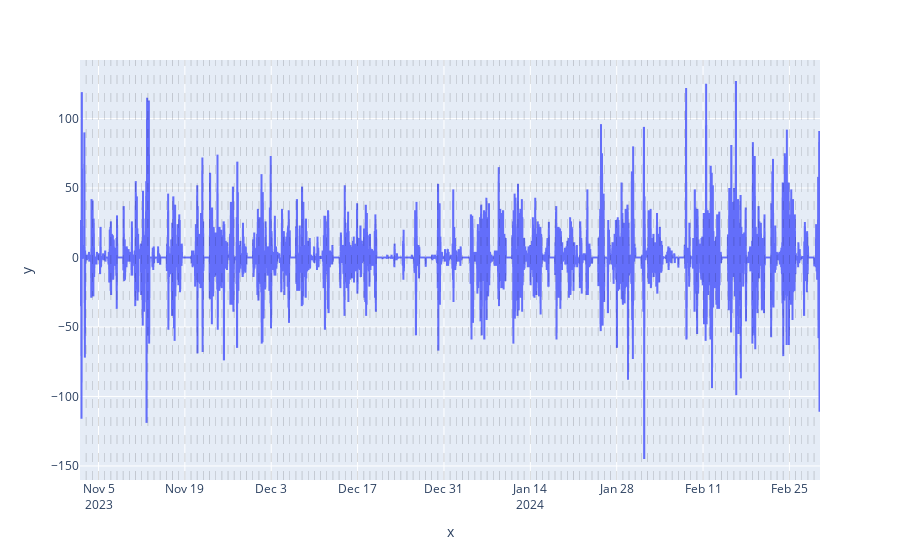

Notebook cell for this chart:
### Code cell
# Test the transform method

# Instanciate the Stationarizer
stationarizer = StationarizerTs(order = 2)

# Call the transform method, order = 2
gen_df_diff_2 = stationarizer.transform(gen_data_dt_peeled.interpolate())

# Plot the result
plot_time_serie(gen_df_diff_2,
                "",
                "value",
                dt_index = True)

### Figure 1 — Plotly figure (JSON) as saved in the notebook; plotly's stock layout.template omitted (floating-point values rounded to 4 significant figures; data arrays with more than 128 entries replaced by an {"elided": "..."} marker saying what was removed)
{"data": [{"hovertemplate": "x=%{x}<br>y=%{y}<extra></extra>", "legendgroup": "", "line": {"color": "#636efa", "dash": "solid"}, "marker": {"symbol": "circle"}, "mode": "lines", "name": "", "showlegend": false, "type": "scattergl", "x": {"elided": "2880 str values"}, "xaxis": "x", "y": {"elided": "2880 float values"}, "yaxis": "y"}], "layout": {"legend": {"tracegroupgap": 0}, "margin": {"t": 60}, "shapes": [{"line": {"color": "black", "dash": "dash", "width": 0.5}, "opacity": 0.3, "type": "line", "x0": "2023-11-03T00:00:00", "x1": "2023-11-03T00:00:00", "xref": "x", "y0": 0, "y1": 1, "yref": "y domain"}, {"line": {"color": "black", "dash": "dash", "width": 0.5}, "opacity": 0.3, "type": "line", "x0": "2023-11-04T00:00:00", "x1": "2023-11-04T00:00:00", "xref": "x", "y0": 0, "y1": 1, "yref": "y domain"}, {"line": {"color": "black", "dash": "dash", "width": 0.5}, "opacity": 0.3, "type": "line", "x0": "2023-11-05T00:00:00", "x1": "2023-11-05T00:00:00", "xref": "x", "y0": 0, "y1": 1, "yref": "y domain"}, {"line": {"color": "black", "dash": "dash", "width": 0.5}, "opacity": 0.3, "type": "line", "x0": "2023-11-06T00:00:00", "x1": "2023-11-06T00:00:00", "xref": "x", "y0": 0, "y1": 1, "yref": "y domain"}, {"line": {"color": "black", "dash": "dash", "width": 0.5}, "opacity": 0.3, "type": "line", "x0": "2023-11-07T00:00:00", "x1": "2023-11-07T00:00:00", "xref": "x", "y0": 0, "y1": 1, "yref": "y domain"}, {"line": {"color": "black", "dash": "dash", "width": 0.5}, "opacity": 0.3, "type": "line", "x0": "2023-11-08T00:00:00", "x1": "2023-11-08T00:00:00", "xref": "x", "y0": 0, "y1": 1, "yref": "y domain"}, {"line": {"color": "black", "dash": "dash", "width": 0.5}, "opacity": 0.3, "type": "line", "x0": "2023-11-09T00:00:00", "x1": "2023-11-09T00:00:00", "xref": "x", "y0": 0, "y1": 1, "yref": "y domain"}, {"line": {"color": "black", "dash": "dash", "width": 0.5}, "opacity": 0.3, "type": "line", "x0": "2023-11-10T00:00:00", "x1": "2023-11-10T00:00:00", "xref": "x", "y0": 0, "y1": 1, "yref": "y domain"}, {"line": {"color": "black", "dash": "dash", "width": 0.5}, "opacity": 0.3, "type": "line", "x0": "2023-11-11T00:00:00", "x1": "2023-11-11T00:00:00", "xref": "x", "y0": 0, "y1": 1, "yref": "y domain"}, {"line": {"color": "black", "dash": "dash", "width": 0.5}, "opacity": 0.3, "type": "line", "x0": "2023-11-12T00:00:00", "x1": "2023-11-12T00:00:00", "xref": "x", "y0": 0, "y1": 1, "yref": "y domain"}, {"line": {"color": "black", "dash": "dash", "width": 0.5}, "opacity": 0.3, "type": "line", "x0": "2023-11-13T00:00:00", "x1": "2023-11-13T00:00:00", "xref": "x", "y0": 0, "y1": 1, "yref": "y domain"}, {"line": {"color": "black", "dash": "dash", "width": 0.5}, "opacity": 0.3, "type": "line", "x0": "2023-11-14T00:00:00", "x1": "2023-11-14T00:00:00", "xref": "x", "y0": 0, "y1": 1, "yref": "y domain"}, {"line": {"color": "black", "dash": "dash", "width": 0.5}, "opacity": 0.3, "type": "line", "x0": "2023-11-15T00:00:00", "x1": "2023-11-15T00:00:00", "xref": "x", "y0": 0, "y1": 1, "yref": "y domain"}, {"line": {"color": "black", "dash": "dash", "width": 0.5}, "opacity": 0.3, "type": "line", "x0": "2023-11-16T00:00:00", "x1": "2023-11-16T00:00:00", "xref": "x", "y0": 0, "y1": 1, "yref": "y domain"}, {"line": {"color": "black", "dash": "dash", "width": 0.5}, "opacity": 0.3, "type": "line", "x0": "2023-11-17T00:00:00", "x1": "2023-11-17T00:00:00", "xref": "x", "y0": 0, "y1": 1, "yref": "y domain"}, {"line": {"color": "black", "dash": "dash", "width": 0.5}, "opacity": 0.3, "type": "line", "x0": "2023-11-18T00:00:00", "x1": "2023-11-18T00:00:00", "xref": "x", "y0": 0, "y1": 1, "yref": "y domain"}, {"line": {"color": "black", "dash": "dash", "width": 0.5}, "opacity": 0.3, "type": "line", "x0": "2023-11-19T00:00:00", "x1": "2023-11-19T00:00:00", "xref": "x", "y0": 0, "y1": 1, "yref": "y domain"}, {"line": {"color": "black", "dash": "dash", "width": 0.5}, "opacity": 0.3, "type": "line", "x0": "2023-11-20T00:00:00", "x1": "2023-11-20T00:00:00", "xref": "x", "y0": 0, "y1": 1, "yref": "y domain"}, {"line": {"color": "black", "dash": "dash", "width": 0.5}, "opacity": 0.3, "type": "line", "x0": "2023-11-21T00:00:00", "x1": "2023-11-21T00:00:00", "xref": "x", "y0": 0, "y1": 1, "yref": "y domain"}, {"line": {"color": "black", "dash": "dash", "width": 0.5}, "opacity": 0.3, "type": "line", "x0": "2023-11-22T00:00:00", "x1": "2023-11-22T00:00:00", "xref": "x", "y0": 0, "y1": 1, "yref": "y domain"}, {"line": {"color": "black", "dash": "dash", "width": 0.5}, "opacity": 0.3, "type": "line", "x0": "2023-11-23T00:00:00", "x1": "2023-11-23T00:00:00", "xref": "x", "y0": 0, "y1": 1, "yref": "y domain"}, {"line": {"color": "black", "dash": "dash", "width": 0.5}, "opacity": 0.3, "type": "line", "x0": "2023-11-24T00:00:00", "x1": "2023-11-24T00:00:00", "xref": "x", "y0": 0, "y1": 1, "yref": "y domain"}, {"line": {"color": "black", "dash": "dash", "width": 0.5}, "opacity": 0.3, "type": "line", "x0": "2023-11-25T00:00:00", "x1": "2023-11-25T00:00:00", "xref": "x", "y0": 0, "y1": 1, "yref": "y domain"}, {"line": {"color": "black", "dash": "dash", "width": 0.5}, "opacity": 0.3, "type": "line", "x0": "2023-11-26T00:00:00", "x1": "2023-11-26T00:00:00", "xref": "x", "y0": 0, "y1": 1, "yref": "y domain"}, {"line": {"color": "black", "dash": "dash", "width": 0.5}, "opacity": 0.3, "type": "line", "x0": "2023-11-27T00:00:00", "x1": "2023-11-27T00:00:00", "xref": "x", "y0": 0, "y1": 1, "yref": "y domain"}, {"line": {"color": "black", "dash": "dash", "width": 0.5}, "opacity": 0.3, "type": "line", "x0": "2023-11-28T00:00:00", "x1": "2023-11-28T00:00:00", "xref": "x", "y0": 0, "y1": 1, "yref": "y domain"}, {"line": {"color": "black", "dash": "dash", "width": 0.5}, "opacity": 0.3, "type": "line", "x0": "2023-11-29T00:00:00", "x1": "2023-11-29T00:00:00", "xref": "x", "y0": 0, "y1": 1, "yref": "y domain"}, {"line": {"color": "black", "dash": "dash", "width": 0.5}, "opacity": 0.3, "type": "line", "x0": "2023-11-30T00:00:00", "x1": "2023-11-30T00:00:00", "xref": "x", "y0": 0, "y1": 1, "yref": "y domain"}, {"line": {"color": "black", "dash": "dash", "width": 0.5}, "opacity": 0.3, "type": "line", "x0": "2023-12-01T00:00:00", "x1": "2023-12-01T00:00:00", "xref": "x", "y0": 0, "y1": 1, "yref": "y domain"}, {"line": {"color": "black", "dash": "dash", "width": 0.5}, "opacity": 0.3, "type": "line", "x0": "2023-12-02T00:00:00", "x1": "2023-12-02T00:00:00", "xref": "x", "y0": 0, "y1": 1, "yref": "y domain"}, {"line": {"color": "black", "dash": "dash", "width": 0.5}, "opacity": 0.3, "type": "line", "x0": "2023-12-03T00:00:00", "x1": "2023-12-03T00:00:00", "xref": "x", "y0": 0, "y1": 1, "yref": "y domain"}, {"line": {"color": "black", "dash": "dash", "width": 0.5}, "opacity": 0.3, "type": "line", "x0": "2023-12-04T00:00:00", "x1": "2023-12-04T00:00:00", "xref": "x", "y0": 0, "y1": 1, "yref": "y domain"}, {"line": {"color": "black", "dash": "dash", "width": 0.5}, "opacity": 0.3, "type": "line", "x0": "2023-12-05T00:00:00", "x1": "2023-12-05T00:00:00", "xref": "x", "y0": 0, "y1": 1, "yref": "y domain"}, {"line": {"color": "black", "dash": "dash", "width": 0.5}, "opacity": 0.3, "type": "line", "x0": "2023-12-06T00:00:00", "x1": "2023-12-06T00:00:00", "xref": "x", "y0": 0, "y1": 1, "yref": "y domain"}, {"line": {"color": "black", "dash": "dash", "width": 0.5}, "opacity": 0.3, "type": "line", "x0": "2023-12-07T00:00:00", "x1": "2023-12-07T00:00:00", "xref": "x", "y0": 0, "y1": 1, "yref": "y domain"}, {"line": {"color": "black", "dash": "dash", "width": 0.5}, "opacity": 0.3, "type": "line", "x0": "2023-12-08T00:00:00", "x1": "2023-12-08T00:00:00", "xref": "x", "y0": 0, "y1": 1, "yref": "y domain"}, {"line": {"color": "black", "dash": "dash", "width": 0.5}, "opacity": 0.3, "type": "line", "x0": "2023-12-09T00:00:00", "x1": "2023-12-09T00:00:00", "xref": "x", "y0": 0, "y1": 1, "yref": "y domain"}, {"line": {"color": "black", "dash": "dash", "width": 0.5}, "opacity": 0.3, "type": "line", "x0": "2023-12-10T00:00:00", "x1": "2023-12-10T00:00:00", "xref": "x", "y0": 0, "y1": 1, "yref": "y domain"}, {"line": {"color": "black", "dash": "dash", "width": 0.5}, "opacity": 0.3, "type": "line", "x0": "2023-12-11T00:00:00", "x1": "2023-12-11T00:00:00", "xref": "x", "y0": 0, "y1": 1, "yref": "y domain"}, {"line": {"color": "black", "dash": "dash", "width": 0.5}, "opacity": 0.3, "type": "line", "x0": "2023-12-12T00:00:00", "x1": "2023-12-12T00:00:00", "xref": "x", "y0": 0, "y1": 1, "yref": "y domain"}, {"line": {"color": "black", "dash": "dash", "width": 0.5}, "opacity": 0.3, "type": "line", "x0": "2023-12-13T00:00:00", "x1": "2023-12-13T00:00:00", "xref": "x", "y0": 0, "y1": 1, "yref": "y domain"}, {"line": {"color": "black", "dash": "dash", "width": 0.5}, "opacity": 0.3, "type": "line", "x0": "2023-12-14T00:00:00", "x1": "2023-12-14T00:00:00", "xref": "x", "y0": 0, "y1": 1, "yref": "y domain"}, {"line": {"color": "black", "dash": "dash", "width": 0.5}, "opacity": 0.3, "type": "line", "x0": "2023-12-15T00:00:00", "x1": "2023-12-15T00:00:00", "xref": "x", "y0": 0, "y1": 1, "yref": "y domain"}, {"line": {"color": "black", "dash": "dash", "width": 0.5}, "opacity": 0.3, "type": "line", "x0": "2023-12-16T00:00:00", "x1": "2023-12-16T00:00:00", "xref": "x", "y0": 0, "y1": 1, "yref": "y domain"}, {"line": {"color": "black", "dash": "dash", "width": 0.5}, "opacity": 0.3, "type": "line", "x0": "2023-12-17T00:00:00", "x1": "2023-12-17T00:00:00", "xref": "x", "y0": 0, "y1": 1, "yref": "y domain"}, {"line": {"color": "black", "dash": "dash", "width": 0.5}, "opacity": 0.3, "type": "line", "x0": "2023-12-18T00:00:00", "x1": "2023-12-18T00:00:00", "xref": "x", "y0": 0, "y1": 1, "yref": "y domain"}, {"line": {"color": "black", "dash": "dash", "width": 0.5}, "opacity": 0.3, "type": "line", "x0": "2023-12-19T00:00:00", "x1": "2023-12-19T00:00:00", "xref": "x", "y0": 0, "y1": 1, "yref": "y domain"}, {"line": {"color": "black", "dash": "dash", "width": 0.5}, "opacity": 0.3, "type": "line", "x0": "2023-12-20T00:00:00", "x1": "2023-12-20T00:00:00", "xref": "x", "y0": 0, "y1": 1, "yref": "y domain"}, {"line": {"color": "black", "dash": "dash", "width": 0.5}, "opacity": 0.3, "type": "line", "x0": "2023-12-21T00:00:00", "x1": "2023-12-21T00:00:00", "xref": "x", "y0": 0, "y1": 1, "yref": "y domain"}, {"line": {"color": "black", "dash": "dash", "width": 0.5}, "opacity": 0.3, "type": "line", "x0": "2023-12-22T00:00:00", "x1": "2023-12-22T00:00:00", "xref": "x", "y0": 0, "y1": 1, "yref": "y domain"}, {"line": {"color": "black", "dash": "dash", "width": 0.5}, "opacity": 0.3, "type": "line", "x0": "2023-12-23T00:00:00", "x1": "2023-12-23T00:00:00", "xref": "x", "y0": 0, "y1": 1, "yref": "y domain"}, {"line": {"color": "black", "dash": "dash", "width": 0.5}, "opacity": 0.3, "type": "line", "x0": "2023-12-24T00:00:00", "x1": "2023-12-24T00:00:00", "xref": "x", "y0": 0, "y1": 1, "yref": "y domain"}, {"line": {"color": "black", "dash": "dash", "width": 0.5}, "opacity": 0.3, "type": "line", "x0": "2023-12-25T00:00:00", "x1": "2023-12-25T00:00:00", "xref": "x", "y0": 0, "y1": 1, "yref": "y domain"}, {"line": {"color": "black", "dash": "dash", "width": 0.5}, "opacity": 0.3, "type": "line", "x0": "2023-12-26T00:00:00", "x1": "2023-12-26T00:00:00", "xref": "x", "y0": 0, "y1": 1, "yref": "y domain"}, {"line": {"color": "black", "dash": "dash", "width": 0.5}, "opacity": 0.3, "type": "line", "x0": "2023-12-27T00:00:00", "x1": "2023-12-27T00:00:00", "xref": "x", "y0": 0, "y1": 1, "yref": "y domain"}, {"line": {"color": "black", "dash": "dash", "width": 0.5}, "opacity": 0.3, "type": "line", "x0": "2023-12-28T00:00:00", "x1": "2023-12-28T00:00:00", "xref": "x", "y0": 0, "y1": 1, "yref": "y domain"}, {"line": {"color": "black", "dash": "dash", "width": 0.5}, "opacity": 0.3, "type": "line", "x0": "2023-12-29T00:00:00", "x1": "2023-12-29T00:00:00", "xref": "x", "y0": 0, "y1": 1, "yref": "y domain"}, {"line": {"color": "black", "dash": "dash", "width": 0.5}, "opacity": 0.3, "type": "line", "x0": "2023-12-30T00:00:00", "x1": "2023-12-30T00:00:00", "xref": "x", "y0": 0, "y1": 1, "yref": "y domain"}, {"line": {"color": "black", "dash": "dash", "width": 0.5}, "opacity": 0.3, "type": "line", "x0": "2023-12-31T00:00:00", "x1": "2023-12-31T00:00:00", "xref": "x", "y0": 0, "y1": 1, "yref": "y domain"}, {"line": {"color": "black", "dash": "dash", "width": 0.5}, "opacity": 0.3, "type": "line", "x0": "2024-01-01T00:00:00", "x1": "2024-01-01T00:00:00", "xref": "x", "y0": 0, "y1": 1, "yref": "y domain"}, {"line": {"color": "black", "dash": "dash", "width": 0.5}, "opacity": 0.3, "type": "line", "x0": "2024-01-02T00:00:00", "x1": "2024-01-02T00:00:00", "xref": "x", "y0": 0, "y1": 1, "yref": "y domain"}, {"line": {"color": "black", "dash": "dash", "width": 0.5}, "opacity": 0.3, "type": "line", "x0": "2024-01-03T00:00:00", "x1": "2024-01-03T00:00:00", "xref": "x", "y0": 0, "y1": 1, "yref": "y domain"}, {"line": {"color": "black", "dash": "dash", "width": 0.5}, "opacity": 0.3, "type": "line", "x0": "2024-01-04T00:00:00", "x1": "2024-01-04T00:00:00", "xref": "x", "y0": 0, "y1": 1, "yref": "y domain"}, {"line": {"color": "black", "dash": "dash", "width": 0.5}, "opacity": 0.3, "type": "line", "x0": "2024-01-05T00:00:00", "x1": "2024-01-05T00:00:00", "xref": "x", "y0": 0, "y1": 1, "yref": "y domain"}, {"line": {"color": "black", "dash": "dash", "width": 0.5}, "opacity": 0.3, "type": "line", "x0": "2024-01-06T00:00:00", "x1": "2024-01-06T00:00:00", "xref": "x", "y0": 0, "y1": 1, "yref": "y domain"}, {"line": {"color": "black", "dash": "dash", "width": 0.5}, "opacity": 0.3, "type": "line", "x0": "2024-01-07T00:00:00", "x1": "2024-01-07T00:00:00", "xref": "x", "y0": 0, "y1": 1, "yref": "y domain"}, {"line": {"color": "black", "dash": "dash", "width": 0.5}, "opacity": 0.3, "type": "line", "x0": "2024-01-08T00:00:00", "x1": "2024-01-08T00:00:00", "xref": "x", "y0": 0, "y1": 1, "yref": "y domain"}, {"line": {"color": "black", "dash": "dash", "width": 0.5}, "opacity": 0.3, "type": "line", "x0": "2024-01-09T00:00:00", "x1": "2024-01-09T00:00:00", "xref": "x", "y0": 0, "y1": 1, "yref": "y domain"}, {"line": {"color": "black", "dash": "dash", "width": 0.5}, "opacity": 0.3, "type": "line", "x0": "2024-01-10T00:00:00", "x1": "2024-01-10T00:00:00", "xref": "x", "y0": 0, "y1": 1, "yref": "y domain"}, {"line": {"color": "black", "dash": "dash", "width": 0.5}, "opacity": 0.3, "type": "line", "x0": "2024-01-11T00:00:00", "x1": "2024-01-11T00:00:00", "xref": "x", "y0": 0, "y1": 1, "yref": "y domain"}, {"line": {"color": "black", "dash": "dash", "width": 0.5}, "opacity": 0.3, "type": "line", "x0": "2024-01-12T00:00:00", "x1": "2024-01-12T00:00:00", "xref": "x", "y0": 0, "y1": 1, "yref": "y domain"}, {"line": {"color": "black", "dash": "dash", "width": 0.5}, "opacity": 0.3, "type": "line", "x0": "2024-01-13T00:00:00", "x1": "2024-01-13T00:00:00", "xref": "x", "y0": 0, "y1": 1, "yref": "y domain"}, {"line": {"color": "black", "dash": "dash", "width": 0.5}, "opacity": 0.3, "type": "line", "x0": "2024-01-14T00:00:00", "x1": "2024-01-14T00:00:00", "xref": "x", "y0": 0, "y1": 1, "yref": "y domain"}, {"line": {"color": "black", "dash": "dash", "width": 0.5}, "opacity": 0.3, "type": "line", "x0": "2024-01-15T00:00:00", "x1": "2024-01-15T00:00:00", "xref": "x", "y0": 0, "y1": 1, "yref": "y domain"}, {"line": {"color": "black", "dash": "dash", "width": 0.5}, "opacity": 0.3, "type": "line", "x0": "2024-01-16T00:00:00", "x1": "2024-01-16T00:00:00", "xref": "x", "y0": 0, "y1": 1, "yref": "y domain"}, {"line": {"color": "black", "dash": "dash", "width": 0.5}, "opacity": 0.3, "type": "line", "x0": "2024-01-17T00:00:00", "x1": "2024-01-17T00:00:00", "xref": "x", "y0": 0, "y1": 1, "yref": "y domain"}, {"line": {"color": "black", "dash": "dash", "width": 0.5}, "opacity": 0.3, "type": "line", "x0": "2024-01-18T00:00:00", "x1": "2024-01-18T00:00:00", "xref": "x", "y0": 0, "y1": 1, "yref": "y domain"}, {"line": {"color": "black", "dash": "dash", "width": 0.5}, "opacity": 0.3, "type": "line", "x0": "2024-01-19T00:00:00", "x1": "2024-01-19T00:00:00", "xref": "x", "y0": 0, "y1": 1, "yref": "y domain"}, {"line": {"color": "black", "dash": "dash", "width": 0.5}, "opacity": 0.3, "type": "line", "x0": "2024-01-20T00:00:00", "x1": "2024-01-20T00:00:00", "xref": "x", "y0": 0, "y1": 1, "yref": "y domain"}, {"line": {"color": "black", "dash": "dash", "width": 0.5}, "opacity": 0.3, "type": "line", "x0": "2024-01-21T00:00:00", "x1": "2024-01-21T00:00:00", "xref": "x", "y0": 0, "y1": 1, "yref": "y domain"}, {"line": {"color": "black", "dash": "dash", "width": 0.5}, "opacity": 0.3, "type": "line", "x0": "2024-01-22T00:00:00", "x1": "2024-01-22T00:00:00", "xref": "x", "y0": 0, "y1": 1, "yref": "y domain"}, {"line": {"color": "black", "dash": "dash", "width": 0.5}, "opacity": 0.3, "type": "line", "x0": "2024-01-23T00:00:00", "x1": "2024-01-23T00:00:00", "xref": "x", "y0": 0, "y1": 1, "yref": "y domain"}, {"line": {"color": "black", "dash": "dash", "width": 0.5}, "opacity": 0.3, "type": "line", "x0": "2024-01-24T00:00:00", "x1": "2024-01-24T00:00:00", "xref": "x", "y0": 0, "y1": 1, "yref": "y domain"}, {"line": {"color": "black", "dash": "dash", "width": 0.5}, "opacity": 0.3, "type": "line", "x0": "2024-01-25T00:00:00", "x1": "2024-01-25T00:00:00", "xref": "x", "y0": 0, "y1": 1, "yref": "y domain"}, {"line": {"color": "black", "dash": "dash", "width": 0.5}, "opacity": 0.3, "type": "line", "x0": "2024-01-26T00:00:00", "x1": "2024-01-26T00:00:00", "xref": "x", "y0": 0, "y1": 1, "yref": "y domain"}, {"line": {"color": "black", "dash": "dash", "width": 0.5}, "opacity": 0.3, "type": "line", "x0": "2024-01-27T00:00:00", "x1": "2024-01-27T00:00:00", "xref": "x", "y0": 0, "y1": 1, "yref": "y domain"}, {"line": {"color": "black", "dash": "dash", "width": 0.5}, "opacity": 0.3, "type": "line", "x0": "2024-01-28T00:00:00", "x1": "2024-01-28T00:00:00", "xref": "x", "y0": 0, "y1": 1, "yref": "y domain"}, {"line": {"color": "black", "dash": "dash", "width": 0.5}, "opacity": 0.3, "type": "line", "x0": "2024-01-29T00:00:00", "x1": "2024-01-29T00:00:00", "xref": "x", "y0": 0, "y1": 1, "yref": "y domain"}, {"line": {"color": "black", "dash": "dash", "width": 0.5}, "opacity": 0.3, "type": "line", "x0": "2024-01-30T00:00:00", "x1": "2024-01-30T00:00:00", "xref": "x", "y0": 0, "y1": 1, "yref": "y domain"}, {"line": {"color": "black", "dash": "dash", "width": 0.5}, "opacity": 0.3, "type": "line", "x0": "2024-01-31T00:00:00", "x1": "2024-01-31T00:00:00", "xref": "x", "y0": 0, "y1": 1, "yref": "y domain"}, {"line": {"color": "black", "dash": "dash", "width": 0.5}, "opacity": 0.3, "type": "line", "x0": "2024-02-01T00:00:00", "x1": "2024-02-01T00:00:00", "xref": "x", "y0": 0, "y1": 1, "yref": "y domain"}, {"line": {"color": "black", "dash": "dash", "width": 0.5}, "opacity": 0.3, "type": "line", "x0": "2024-02-02T00:00:00", "x1": "2024-02-02T00:00:00", "xref": "x", "y0": 0, "y1": 1, "yref": "y domain"}, {"line": {"color": "black", "dash": "dash", "width": 0.5}, "opacity": 0.3, "type": "line", "x0": "2024-02-03T00:00:00", "x1": "2024-02-03T00:00:00", "xref": "x", "y0": 0, "y1": 1, "yref": "y domain"}, {"line": {"color": "black", "dash": "dash", "width": 0.5}, "opacity": 0.3, "type": "line", "x0": "2024-02-04T00:00:00", "x1": "2024-02-04T00:00:00", "xref": "x", "y0": 0, "y1": 1, "yref": "y domain"}, {"line": {"color": "black", "dash": "dash", "width": 0.5}, "opacity": 0.3, "type": "line", "x0": "2024-02-05T00:00:00", "x1": "2024-02-05T00:00:00", "xref": "x", "y0": 0, "y1": 1, "yref": "y domain"}, {"line": {"color": "black", "dash": "dash", "width": 0.5}, "opacity": 0.3, "type": "line", "x0": "2024-02-06T00:00:00", "x1": "2024-02-06T00:00:00", "xref": "x", "y0": 0, "y1": 1, "yref": "y domain"}, {"line": {"color": "black", "dash": "dash", "width": 0.5}, "opacity": 0.3, "type": "line", "x0": "2024-02-07T00:00:00", "x1": "2024-02-07T00:00:00", "xref": "x", "y0": 0, "y1": 1, "yref": "y domain"}, {"line": {"color": "black", "dash": "dash", "width": 0.5}, "opacity": 0.3, "type": "line", "x0": "2024-02-08T00:00:00", "x1": "2024-02-08T00:00:00", "xref": "x", "y0": 0, "y1": 1, "yref": "y domain"}, {"line": {"color": "black", "dash": "dash", "width": 0.5}, "opacity": 0.3, "type": "line", "x0": "2024-02-09T00:00:00", "x1": "2024-02-09T00:00:00", "xref": "x", "y0": 0, "y1": 1, "yref": "y domain"}, {"line": {"color": "black", "dash": "dash", "width": 0.5}, "opacity": 0.3, "type": "line", "x0": "2024-02-10T00:00:00", "x1": "2024-02-10T00:00:00", "xref": "x", "y0": 0, "y1": 1, "yref": "y domain"}, {"line": {"color": "black", "dash": "dash", "width": 0.5}, "opacity": 0.3, "type": "line", "x0": "2024-02-11T00:00:00", "x1": "2024-02-11T00:00:00", "xref": "x", "y0": 0, "y1": 1, "yref": "y domain"}, {"line": {"color": "black", "dash": "dash", "width": 0.5}, "opacity": 0.3, "type": "line", "x0": "2024-02-12T00:00:00", "x1": "2024-02-12T00:00:00", "xref": "x", "y0": 0, "y1": 1, "yref": "y domain"}, {"line": {"color": "black", "dash": "dash", "width": 0.5}, "opacity": 0.3, "type": "line", "x0": "2024-02-13T00:00:00", "x1": "2024-02-13T00:00:00", "xref": "x", "y0": 0, "y1": 1, "yref": "y domain"}, {"line": {"color": "black", "dash": "dash", "width": 0.5}, "opacity": 0.3, "type": "line", "x0": "2024-02-14T00:00:00", "x1": "2024-02-14T00:00:00", "xref": "x", "y0": 0, "y1": 1, "yref": "y domain"}, {"line": {"color": "black", "dash": "dash", "width": 0.5}, "opacity": 0.3, "type": "line", "x0": "2024-02-15T00:00:00", "x1": "2024-02-15T00:00:00", "xref": "x", "y0": 0, "y1": 1, "yref": "y domain"}, {"line": {"color": "black", "dash": "dash", "width": 0.5}, "opacity": 0.3, "type": "line", "x0": "2024-02-16T00:00:00", "x1": "2024-02-16T00:00:00", "xref": "x", "y0": 0, "y1": 1, "yref": "y domain"}, {"line": {"color": "black", "dash": "dash", "width": 0.5}, "opacity": 0.3, "type": "line", "x0": "2024-02-17T00:00:00", "x1": "2024-02-17T00:00:00", "xref": "x", "y0": 0, "y1": 1, "yref": "y domain"}, {"line": {"color": "black", "dash": "dash", "width": 0.5}, "opacity": 0.3, "type": "line", "x0": "2024-02-18T00:00:00", "x1": "2024-02-18T00:00:00", "xref": "x", "y0": 0, "y1": 1, "yref": "y domain"}, {"line": {"color": "black", "dash": "dash", "width": 0.5}, "opacity": 0.3, "type": "line", "x0": "2024-02-19T00:00:00", "x1": "2024-02-19T00:00:00", "xref": "x", "y0": 0, "y1": 1, "yref": "y domain"}, {"line": {"color": "black", "dash": "dash", "width": 0.5}, "opacity": 0.3, "type": "line", "x0": "2024-02-20T00:00:00", "x1": "2024-02-20T00:00:00", "xref": "x", "y0": 0, "y1": 1, "yref": "y domain"}, {"line": {"color": "black", "dash": "dash", "width": 0.5}, "opacity": 0.3, "type": "line", "x0": "2024-02-21T00:00:00", "x1": "2024-02-21T00:00:00", "xref": "x", "y0": 0, "y1": 1, "yref": "y domain"}, {"line": {"color": "black", "dash": "dash", "width": 0.5}, "opacity": 0.3, "type": "line", "x0": "2024-02-22T00:00:00", "x1": "2024-02-22T00:00:00", "xref": "x", "y0": 0, "y1": 1, "yref": "y domain"}, {"line": {"color": "black", "dash": "dash", "width": 0.5}, "opacity": 0.3, "type": "line", "x0": "2024-02-23T00:00:00", "x1": "2024-02-23T00:00:00", "xref": "x", "y0": 0, "y1": 1, "yref": "y domain"}, {"line": {"color": "black", "dash": "dash", "width": 0.5}, "opacity": 0.3, "type": "line", "x0": "2024-02-24T00:00:00", "x1": "2024-02-24T00:00:00", "xref": "x", "y0": 0, "y1": 1, "yref": "y domain"}, {"line": {"color": "black", "dash": "dash", "width": 0.5}, "opacity": 0.3, "type": "line", "x0": "2024-02-25T00:00:00", "x1": "2024-02-25T00:00:00", "xref": "x", "y0": 0, "y1": 1, "yref": "y domain"}, {"line": {"color": "black", "dash": "dash", "width": 0.5}, "opacity": 0.3, "type": "line", "x0": "2024-02-26T00:00:00", "x1": "2024-02-26T00:00:00", "xref": "x", "y0": 0, "y1": 1, "yref": "y domain"}, {"line": {"color": "black", "dash": "dash", "width": 0.5}, "opacity": 0.3, "type": "line", "x0": "2024-02-27T00:00:00", "x1": "2024-02-27T00:00:00", "xref": "x", "y0": 0, "y1": 1, "yref": "y domain"}, {"line": {"color": "black", "dash": "dash", "width": 0.5}, "opacity": 0.3, "type": "line", "x0": "2024-02-28T00:00:00", "x1": "2024-02-28T00:00:00", "xref": "x", "y0": 0, "y1": 1, "yref": "y domain"}, {"line": {"color": "black", "dash": "dash", "width": 0.5}, "opacity": 0.3, "type": "line", "x0": "2024-02-29T00:00:00", "x1": "2024-02-29T00:00:00", "xref": "x", "y0": 0, "y1": 1, "yref": "y domain"}], "xaxis": {"anchor": "y", "domain": [0, 1], "title": {"text": "x"}}, "yaxis": {"anchor": "x", "domain": [0, 1], "title": {"text": "y"}}}}
